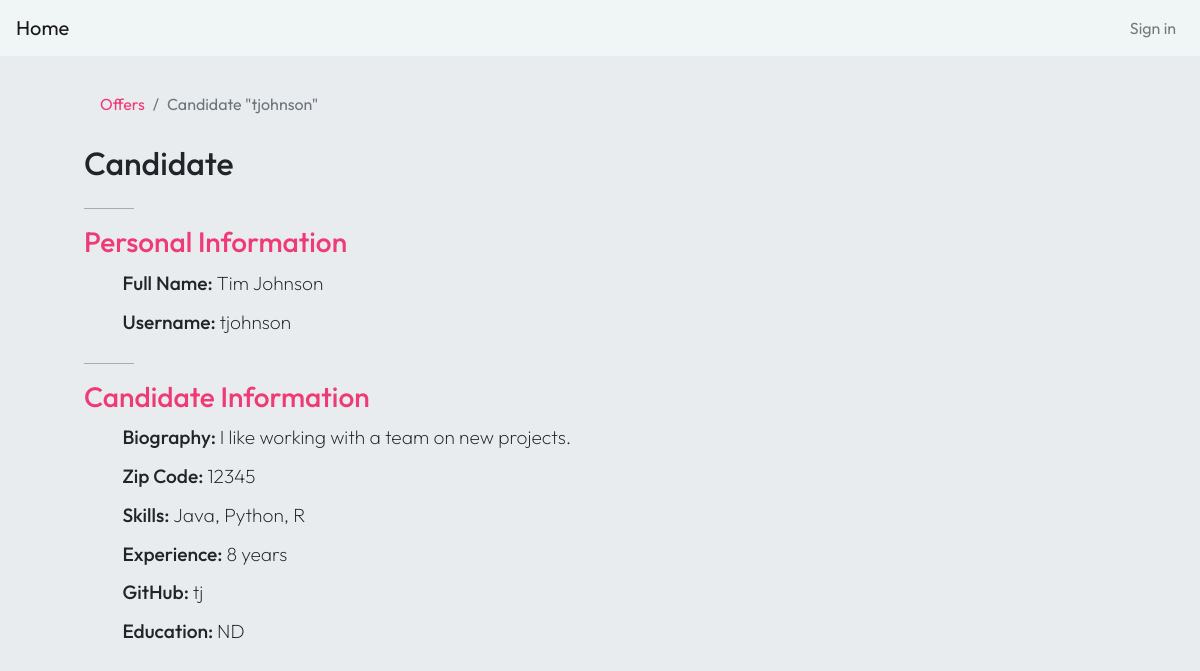
/candidate/tjohnson, run on the app's committed database.
### users/models.py (models this page shows, shortened)
class Candidate(models.Model):
    user = models.OneToOneField(User, on_delete=models.CASCADE, primary_key=True)
    profile_bio = models.TextField(max_length=500)
    zip_code = models.CharField(max_length=20)
    skills = models.CharField(max_length=200)
    github = models.CharField(max_length=50, blank=True)
    years_of_experience = models.IntegerField()
    education = models.CharField(max_length=200, blank=True)

class User(AbstractUser):
    is_candidate = models.BooleanField(default=False)
    is_recruiter = models.BooleanField(default=False)

### users/views.py (the view)
# urls.py: path('candidate/<str:slug>', CandidateDetail.as_view(), name='candidate-detail'),
class CandidateDetail(DetailView):
    model = Candidate
    template_name = 'users/candidate/dashboard.html'
    def get_slug_field(self):
        return 'user__username'

### users/templates/users/candidate/dashboard.html
{% extends 'users/base.html' %}
{% block content %}
  <nav aria-label="breadcrumb">
    <ol class="breadcrumb">
      <li class="breadcrumb-item active" aria-current="page"><a href="{% url 'list-offers' %}">Offers</a></li>
      <li class="breadcrumb-item active" aria-current="page">Candidate "{{candidate.user}}"</li>
    </ol>
  </nav>
  <div class="dashboard-display d-flex-col-l gap-20">
    <h2>Candidate</h2>
    <div class="d-flex-col-l gap-10">
      <div class="thin line"></div>
      <h3 class="td-pink">Personal Information</h3>
      <p><span class="fw-500">Full Name: </span>{{ candidate.user.get_full_name }}</p>
      <p><span class="fw-500">Username: </span>{{ candidate.user }}</p>
    </div>
    <div class="d-flex-col-l gap-10">
      <div class="thin line"></div>
      <h3 class="td-pink">Candidate Information</h3>
      <p><span class="fw-500">Biography: </span>{{ candidate.profile_bio }}</p>
      <p><span class="fw-500">Zip Code: </span>{{ candidate.zip_code }}</p>
      <p><span class="fw-500">Skills: </span>{{ candidate.skills }}</p>
      {% if candidate.years_of_experience == 1 %}
      <p><span class="fw-500">Experience: </span>{{ candidate.years_of_experience }} year</p>
      {% else %}
      <p><span class="fw-500">Experience: </span>{{ candidate.years_of_experience }} years</p>
      {% endif %}
      <p><span class="fw-500">GitHub: </span>{{ candidate.github }}</p>
      <p><span class="fw-500">Education: </span>{{ candidate.education }}</p>
    </div>
  </div>
{% endblock %}

### users/static/components/root.css (style rules this page uses)
:root { --td-pink: #ef3a76; --border-radius: 5px; --header-height: 50px; --loudness-width: 0; --comfort-width: 0; --natlight-width: 0; --outlet-width: 0; --result-margin-bottom: 20px; }
h1, h2, h3, h4, h5, h6, p { margin: 0; font-family: Outfit, sans-serif; }
a { text-decoration: none; }
a:link { text-decoration: none; }
.fw-500 { font-weight: 500; }
.gap-10 { gap: 10px; grid-gap: 10px; }
.gap-20 { gap: 20px; grid-gap: 20px; }
.d-flex-col-l { display: flex; justify-content: center; align-items: flex-start; flex-direction: column; }
.line { width: 50px; height: 3px; background-color: #aaa; margin: 6px 0; }
.thin { height: 1px !important; }
.td-pink { color: var(--td-pink) }

### users/static/components/dashboard.css (style rules this page uses)
.dashboard-display p { font-size: 1.2em; font-weight: 200; margin-left: 2em; }

### users/static/components/home.css (style rules this page uses)
a { color: #ef3a76; }

### data on the page
Candidate: user "tjohnson", user.get_full_name "Tim Johnson", profile_bio "I like working with a team on new projects.", zip_code "12345", skills "Java, Python, R", years_of_experience "8", github "tj", education "ND"
